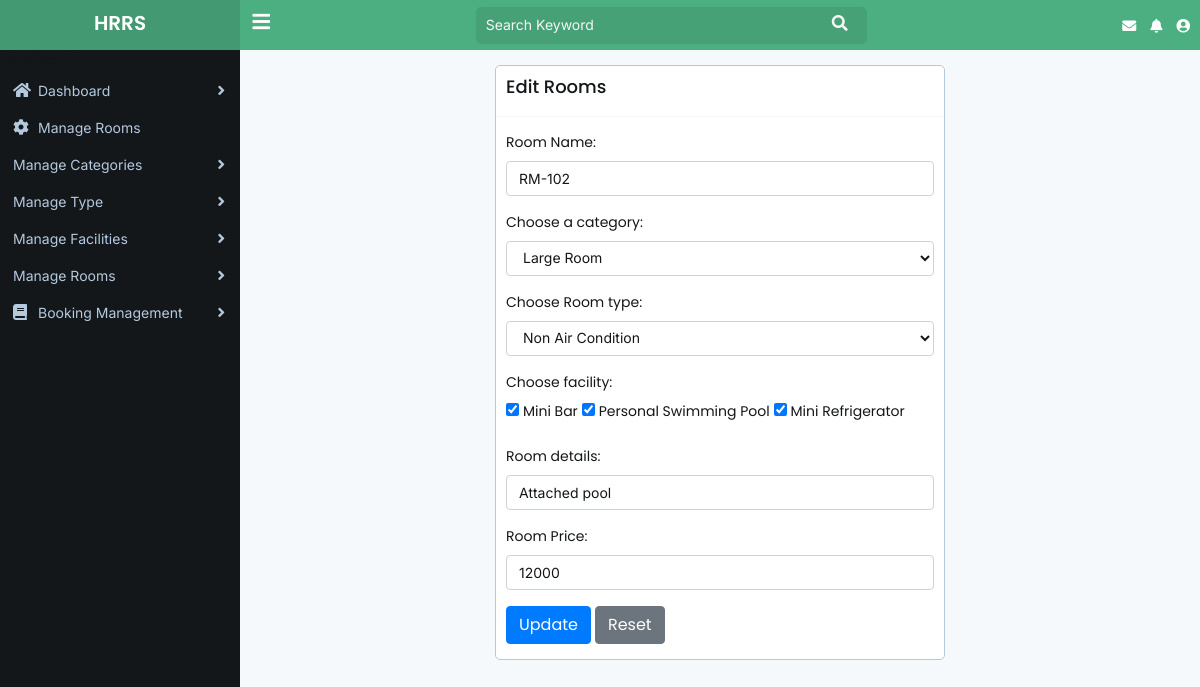
Page /editroom.php?room_id=1 (signed in) on the committed database.
### tables this page shows
CREATE TABLE `tb_rooms` (
  `room_id` int(11) NOT NULL,
  `room_name` varchar(50) DEFAULT NULL,
  `cat_id` int(11) NOT NULL,
  `room_type_id` int(11) NOT NULL,
  `facilities` varchar(255) NOT NULL,
  `details` varchar(255) NOT NULL,
  `price` varchar(50) NOT NULL,
  `created_at` datetime DEFAULT current_timestamp()
);

CREATE TABLE `tb_categories` (
  `cat_id` int(11) NOT NULL,
  `cat_name` varchar(50) NOT NULL,
  `created_at` datetime NOT NULL DEFAULT current_timestamp()
);

CREATE TABLE `tb_room_types` (
  `room_type_id` int(11) NOT NULL,
  `room_type_name` varchar(50) NOT NULL,
  `created_at` datetime NOT NULL DEFAULT current_timestamp()
);

CREATE TABLE `tb_facilities` (
  `facility_id` int(11) NOT NULL,
  `facility_name` varchar(50) NOT NULL,
  `created_at` datetime NOT NULL DEFAULT current_timestamp()
);

### editroom.php (the view, shortened to what this page needs)
<?php include 'header.php';
include 'sidebar.php';
?>
<div class="main-content-area">
				<div class="content">
					<div class="container-fluid">
						<div class="row">
							<div class="col-lg-6 offset-3">
								<div class="box">
								<div class="box-header with-border">
										<h4 class="box-title">Edit Rooms</h4>
									</div>
									<div class="box-body">
										<?php
										      $id= $_GET['room_id'];
											  $sql="SELECT*FROM tb_rooms WHERE room_id='$id'";
											  $run=$conn->query($sql);
											  if($run->num_rows > 0){
												  $room_type=$run->fetch_assoc()?>
											<form action="room.php?room_id=<?php echo $room_type['room_id']?>" method="post">
											<div class="form-group">
												<label for="room_name">Room Name:</label>
												<?php
														if (isset($old)) {?>
															<input type="text" name="room_name" value="<?php echo $old['room_name']?>" id="room_name" class="form-control">
												<?php		}else {?>
															<input type="text" name="room_name" value="<?php echo $room_type['room_name']?>" id="room_name" class="form-control">
														<?php	}
													?>
											</div>
											<div class="form-group">
											<label for="cat_id">Choose a category:</label>
											<select name="cat_id" id="cat_id" class="form-control">
												<?php
												$sql="SELECT * FROM tb_categories";
												$run=$conn->query($sql);
												if($run->num_rows > 0){
													while ($result=$run->fetch_assoc()) {?>
													<option value="<?php echo $result['cat_id']?>"
													<?php
														if (isset($old)) {
															if ($old['cat_id'] == $result['cat_id']) {
																echo 'selected';
															}
														}else {
															if ($room_type['cat_id'] == $result['cat_id']) {
																echo 'selected';
															}
														}
													?> >
													<?php echo $result['cat_name']?></option>
													<?php }
													}
													?>
													</select>
													</div>
											<div class="form-group">
											<label for="room_type_id">Choose Room type:</label>
												<select name="room_type_id" id="room_type_id" class="form-control">
												<?php
												$sql="SELECT * FROM tb_room_types";
												$run=$conn->query($sql);
												if($run->num_rows > 0){
													while ($result=$run->fetch_assoc()) {?>
													<option value="<?php echo $result['room_type_id']?>"<?php
														if (isset($old)) {
															if ($old['room_type_id'] == $result['room_type_id']) {
																echo 'selected';
															}
														}else {
															if ($room_type['room_type_id'] == $result['room_type_id']) {
																echo 'selected';
															}
														}
													?> >
													<?php echo $result['room_type_name']?></option>
													<?php }
													}
													?>
													</select>
													</div>
											<div class="form-group">
											<label for="facility">Choose facility:</label><br>
											<?php
												$sql="SELECT * FROM tb_facilities";
												$run=$conn->query($sql);
												if($run->num_rows > 0){
													while ($result=$run->fetch_assoc()) {?>
													<input type="checkbox" id="facilities" name="facilities[]" value="<?php echo $result['facility_name']?>"<?php
													if (isset($old['facilities'])) {
														if (in_array($result['facility_name'], $old['facilities'])) {
															echo 'checked';
														}
													} else {
														$facilities = json_decode($room_type['facilities']);
														if (in_array($result['facility_name'], $facilities)) {
															echo 'checked';
														}
													}
											?>>
 											 <label for="facility<?php echo $result['facilities']?>"><?php echo $result['facility_name']?></label>
											  <?php }
													}
													?>
											</div>
											<div class="form-group">
												<label for="details">Room details:</label>
												<?php
														if (isset($old)) {?>
															<input type="text" name="details" value="<?php echo $old['details']?>" id="details" class="form-control">
												<?php		}else {?>
															<input type="text" name="details" value="<?php echo $room_type['details']?>" id="details" class="form-control">
														<?php	}
														}
													?>
											</div>
											<div class="form-group">
												<label for="price">Room Price:</label>
												<?php
														if (isset($old)) {?>
															<input type="text" name="price" value="<?php echo $old['price']?>" id="price" class="form-control">
												<?php		}else {?>
															<input type="text" name="price" value="<?php echo $room_type['price']?>" id="price" class="form-control">
														<?php	}
													?>
											</div>
											<div class="form-submit">
												<button type="submit" name="upp_room" class="btn-submit btn btn-primary">Update</button>
												<button type="reset" class="btn-submit btn btn-secondary">Reset</button>
											</div>
                                        </form>
									</div>
								</div>
							</div>
						</div>
					</div>
				</div>
			</div>
</div>
<?php include 'footer.php' ?>

### assets/css/style.css (style rules this page uses)
* { margin: 0px; padding: 0px; box-sizing: border-box; outline: none; }
html, body { width: 100%; height: 100%; }
body { font-family: "Inter", sans-serif; font-size: 14px; line-height: normal; background: #f6f9fb; }
h1, h2, h3, h4, h5, h6 { font-family: "Poppins", sans-serif; font-weight: 600; margin: 0; padding: 0; color: #14171a; }
h4 { font-size: 18px; }
.btn { font-family: "Poppins", sans-serif; font-weight: 400; }
.main-content-area { width: calc(100% - 240px); margin-left: 240px; transition: 300ms linear; padding: 15px 0px; }
.box { background: #ffffff; border: 1px solid #b4c9de; border-radius: 5px; margin-bottom: 30px; }
.box .box-header { padding: 10px 10px 15px 10px; }
.box .box-header.with-border { border-bottom: 1px solid #f5f5f5; }
.box .box-header .box-title { padding-bottom: 3px; font-weight: 500; }
.box .box-body { padding: 15px 10px; }
.form-group label { color: #14171a; font-family: "Poppins", sans-serif; }
.form-group .form-control { font-size: 14px; font-weight: 400; color: #14171a; }
.form-group .form-control::placeholder { font-weight: 300; }

### rows in the picture
tb_rooms: room_name "RM-102", cat_id "Large Room", room_type_id "Non Air Condition", facilities "☑", details "Attached pool", price "12000"
tb_facilities: facility_name "Mini Bar"
tb_facilities: facility_name "Personal Swimming Pool"
tb_facilities: facility_name "Mini Refrigerator"
